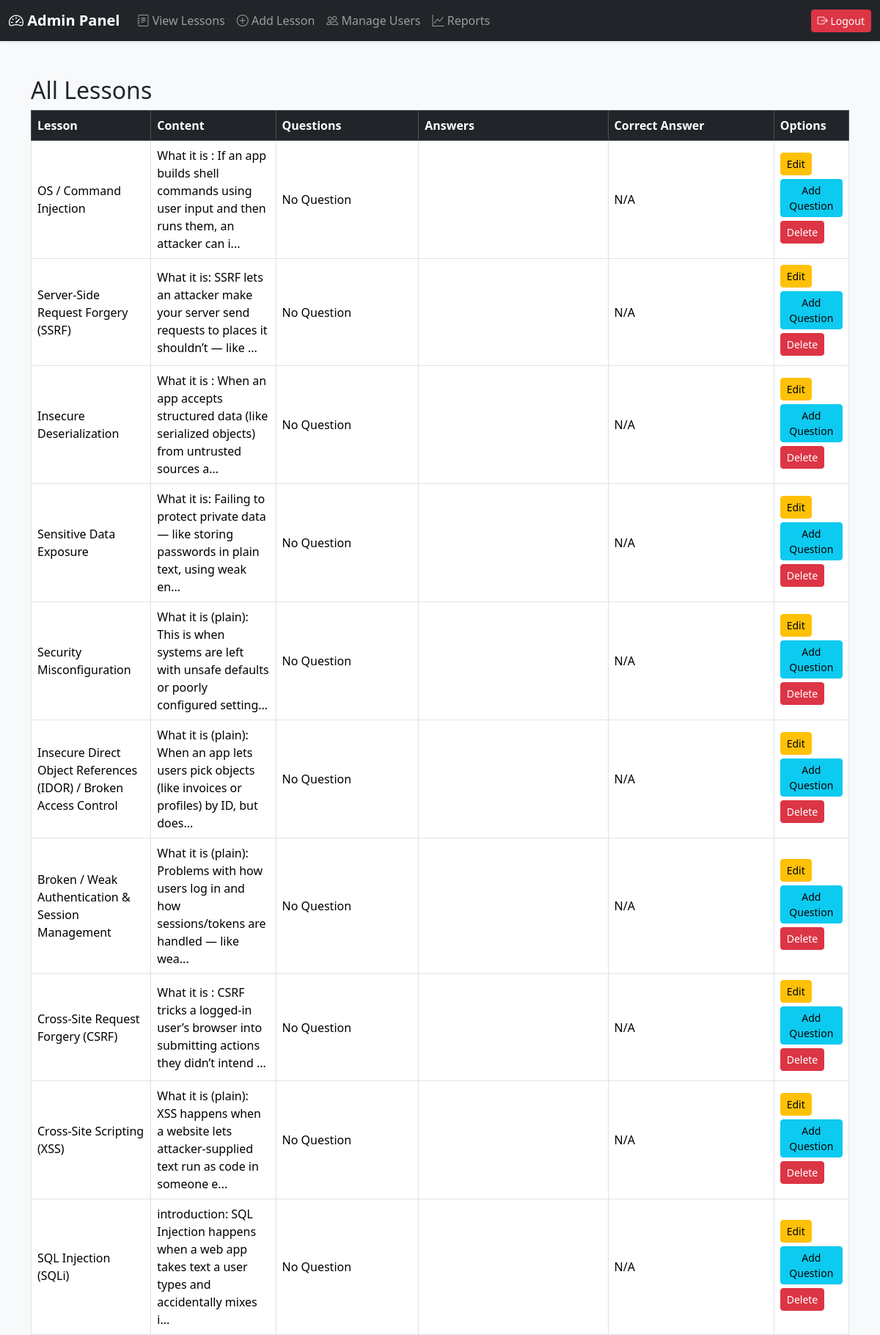
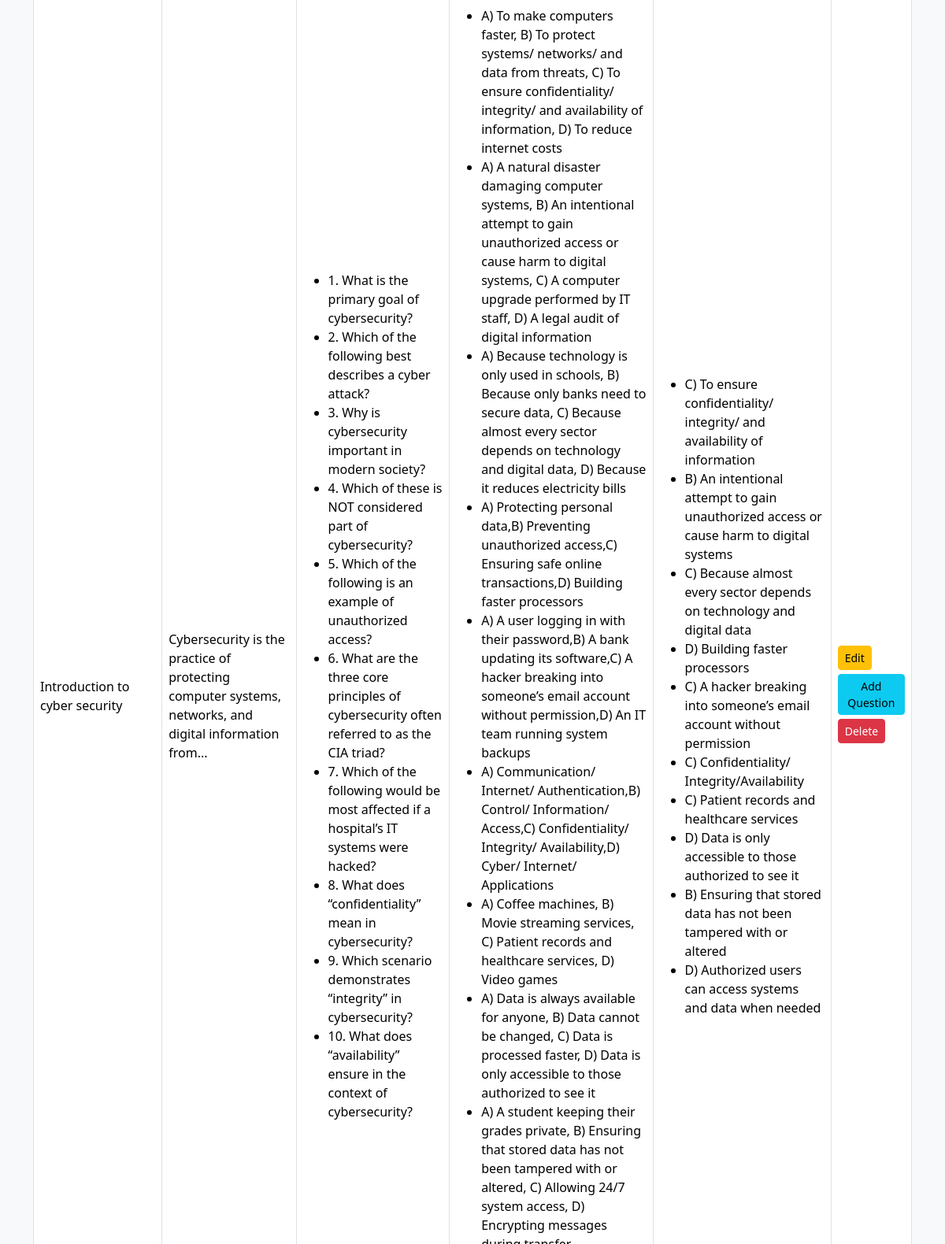
The page /admin/view_lessons.php (upper part) on the database its author committed (2 pictures, top to bottom).
### tables this page shows
CREATE TABLE `lessons` (
  `lesson_id` int(11) NOT NULL,
  `header` varchar(255) NOT NULL,
  `content` text NOT NULL,
  `created_at` timestamp NOT NULL DEFAULT current_timestamp()
);

CREATE TABLE `questions` (
  `id` int(11) NOT NULL,
  `lesson_id` int(11) NOT NULL,
  `questions` text NOT NULL,
  `answers` text NOT NULL,
  `correct_answer` varchar(255) NOT NULL
);

### admin/view_lessons.php (the view, shortened to what this page needs)
<?php
include("../database_connection.php");
$sql = "SELECT l.lesson_id, l.header, l.content, q.questions, q.answers, q.correct_answer
        FROM lessons l
        LEFT JOIN questions q ON l.lesson_id = q.lesson_id
        ORDER BY l.lesson_id DESC";
$result = $conn->query($sql);
$lessons = [];
while ($row = $result->fetch_assoc()) {
    $id = $row['lesson_id'];
    if (!isset($lessons[$id])) {
        $lessons[$id] = [
            'lesson_id' => $id,
            'header' => $row['header'],
            'content' => $row['content'],
            'questions' => []
        ];
    }
    if (!empty($row['questions'])) {
        $lessons[$id]['questions'][] = [
            'question' => $row['questions'],
            'answers' => $row['answers'],
            'correct_answer' => $row['correct_answer']
        ];
    }
}
?>
<!DOCTYPE html>
<html lang="en">
<head>
    <link href="../bootstrap/css/bootstrap.min.css" rel="stylesheet">
        <link href="https://cdn.jsdelivr.net/npm/bootstrap-icons/font/bootstrap-icons.css" rel="stylesheet">
</head>
<body class="bg-light">
<nav class="navbar navbar-expand-lg navbar-dark bg-dark shadow-sm">
    <div class="container-fluid">
        <a class="navbar-brand fw-bold" href="admin_dashboard.php"><i class="bi bi-speedometer2"></i> Admin Panel</a>
        <div class="collapse navbar-collapse" id="navbarNav">
            <ul class="navbar-nav me-auto">
                <li class="nav-item"><a class="nav-link" href="view_lessons.php"><i class="bi bi-journal-text"></i> View Lessons</a></li>
                <li class="nav-item"><a class="nav-link" href="create_lesson.php"><i class="bi bi-plus-circle"></i> Add Lesson</a></li>
                <li class="nav-item"><a class="nav-link" href="manage_users.php"><i class="bi bi-people"></i> Manage Users</a></li>
                <li class="nav-item"><a class="nav-link" href="reports.php"><i class="bi bi-graph-up"></i> Reports</a></li>
            </ul>
            <ul class="navbar-nav">
                <li class="nav-item">
                    <a class="btn btn-danger btn-sm" href="logout.php"><i class="bi bi-box-arrow-right"></i> Logout</a>
                </li>
            </ul>
        </div>
    </div>
</nav>
<div class="container mt-5">
    <h2>All Lessons</h2>
    <table class="table table-bordered table-hover align-middle">
        <thead class="table-dark">
            <tr>
                <th>Lesson</th>
                <th>Content</th>
                <th>Questions</th>
                <th>Answers</th>
                <th>Correct Answer</th>
                <th>Options</th>
            </tr>
        </thead>
        <tbody>
        <?php foreach ($lessons as $lesson): ?>
            <tr>
                <td><?= htmlspecialchars($lesson['header']) ?></td>
                <td><?= substr(htmlspecialchars($lesson['content']), 0, 100) ?>...</td>
                <td>
                    <?php if (!empty($lesson['questions'])): ?>
                        <ul class="mb-0">
                            <?php foreach ($lesson['questions'] as $q): ?>
                                <li><?= htmlspecialchars($q['question']) ?></li>
                            <?php endforeach; ?>
                        </ul>
                    <?php else: ?>
                        No Question
                    <?php endif; ?>
                </td>
                <td>
                    <?php if (!empty($lesson['questions'])): ?>
                        <ul class="mb-0">
                            <?php foreach ($lesson['questions'] as $q): ?>
                                <li><?= htmlspecialchars($q['answers']) ?></li>
                            <?php endforeach; ?>
                        </ul>
                    <?php endif; ?>
                </td>
                <td>
                    <?php if (!empty($lesson['questions'])): ?>
                        <ul class="mb-0">
                            <?php foreach ($lesson['questions'] as $q): ?>
                                <li><?= htmlspecialchars($q['correct_answer']) ?></li>
                            <?php endforeach; ?>
                        </ul>
                    <?php else: ?>
                        N/A
                    <?php endif; ?>
                </td>
                <td >
                    <a style="margin-bottom:5px;" href="edit_lesson.php?id=<?= $lesson['lesson_id'] ?>" class="btn btn-sm btn-warning">Edit</a>
                    <a style="margin-bottom:5px;"  href="add_question.php?id=<?= $lesson['lesson_id'] ?>" class="btn btn-sm btn-info">Add Question</a>
                    <a style="margin-bottom:5px;"  href="delete_lesson.php?id=<?= $lesson['lesson_id'] ?>" class="btn btn-sm btn-danger" onclick="return confirm('Are you sure you want to delete this lesson?')">Delete</a>
                </td>
            </tr>
        <?php endforeach; ?>
        </tbody>
    </table>
</div>
</body>
</html>

### rows shown on the page
lessons: header "OS / Command Injection", content "What it is : If an app builds shell commands using user input and then runs them, an attacker can i", shows "No Question", shows "N/A"
lessons: header "Server-Side Request Forgery (SSRF)", content "What it is: SSRF lets an attacker make your server send requests to places it shouldn’t — like", shows "No Question", shows "N/A"
lessons: header "Insecure Deserialization", content "What it is : When an app accepts structured data (like serialized objects) from untrusted sources a", shows "No Question", shows "N/A"
lessons: header "Sensitive Data Exposure", content "What it is: Failing to protect private data — like storing passwords in plain text, using weak en", shows "No Question", shows "N/A"
lessons: header "Security Misconfiguration", content "What it is (plain): This is when systems are left with unsafe defaults or poorly configured setting", shows "No Question", shows "N/A"
lessons: header "Insecure Direct Object References (IDOR) / Broken Access Control", content "What it is (plain): When an app lets users pick objects (like invoices or profiles) by ID, but does", shows "No Question", shows "N/A"
lessons: header "Broken / Weak Authentication & Session Management", content "What it is (plain): Problems with how users log in and how sessions/tokens are handled — like wea", shows "No Question", shows "N/A"
lessons: header "Cross-Site Request Forgery (CSRF)", content "What it is : CSRF tricks a logged-in user’s browser into submitting actions they didn’t intend", shows "No Question", shows "N/A"
lessons: header "Cross-Site Scripting (XSS)", content "What it is (plain): XSS happens when a website lets attacker-supplied text run as code in someone e", shows "No Question", shows "N/A"
lessons: header "SQL Injection (SQLi)", content "introduction: SQL Injection happens when a web app takes text a user types and accidentally mixes i", shows "No Question", shows "N/A"
questions: questions "1. What is the primary goal of cybersecurity?", answers "A) To make computers faster, B) To protect systems/ networks/ and data from threats, C) To ensure confidentiality/ integrity/ and availability of information, D) To reduce internet costs", correct_answer "C) To ensure confidentiality/ integrity/ and availability of information"
questions: questions "2. Which of the following best describes a cyber attack?", answers "A) A natural disaster damaging computer systems, B) An intentional attempt to gain unauthorized access or cause harm to digital systems, C) A computer upgrade performed by IT staff, D) A legal audit of digital information", correct_answer "B) An intentional attempt to gain unauthorized access or cause harm to digital systems"
questions: questions "3. Why is cybersecurity important in modern society?", answers "A) Because technology is only used in schools, B) Because only banks need to secure data, C) Because almost every sector depends on technology and digital data, D) Because it reduces electricity bills", correct_answer "C) Because almost every sector depends on technology and digital data"
questions: questions "4. Which of these is NOT considered part of cybersecurity?", answers "A) Protecting personal data,B) Preventing unauthorized access,C) Ensuring safe online transactions,D) Building faster processors", correct_answer "D) Building faster processors"
questions: questions "5. Which of the following is an example of unauthorized access?", answers "A) A user logging in with their password,B) A bank updating its software,C) A hacker breaking into someone’s email account without permission,D) An IT team running system backups", correct_answer "C) A hacker breaking into someone’s email account without permission"
questions: questions "6. What are the three core principles of cybersecurity often referred to as the CIA triad?", answers "A) Communication/ Internet/ Authentication,B) Control/ Information/ Access,C) Confidentiality/ Integrity/ Availability,D) Cyber/ Internet/ Applications", correct_answer "C) Confidentiality/ Integrity/Availability"
questions: questions "7. Which of the following would be most affected if a hospital’s IT systems were hacked?", answers "A) Coffee machines, B) Movie streaming services, C) Patient records and healthcare services, D) Video games", correct_answer "C) Patient records and healthcare services"
questions: questions "8. What does “confidentiality” mean in cybersecurity?", answers "A) Data is always available for anyone, B) Data cannot be changed, C) Data is processed faster, D) Data is only accessible to those authorized to see it", correct_answer "D) Data is only accessible to those authorized to see it"
questions: questions "9. Which scenario demonstrates “integrity” in cybersecurity?", correct_answer "B) Ensuring that stored data has not been tampered with or altered"
questions: questions "10. What does “availability” ensure in the context of cybersecurity?", correct_answer "D) Authorized users can access systems and data when needed"

### other values the page prints
$lesson['header'] "Introduction to cyber security"
substr(htmlspecialchars($lesson['content']), 0, 100) "Cybersecurity is the practice of protecting computer systems, networks, and digital information from"
